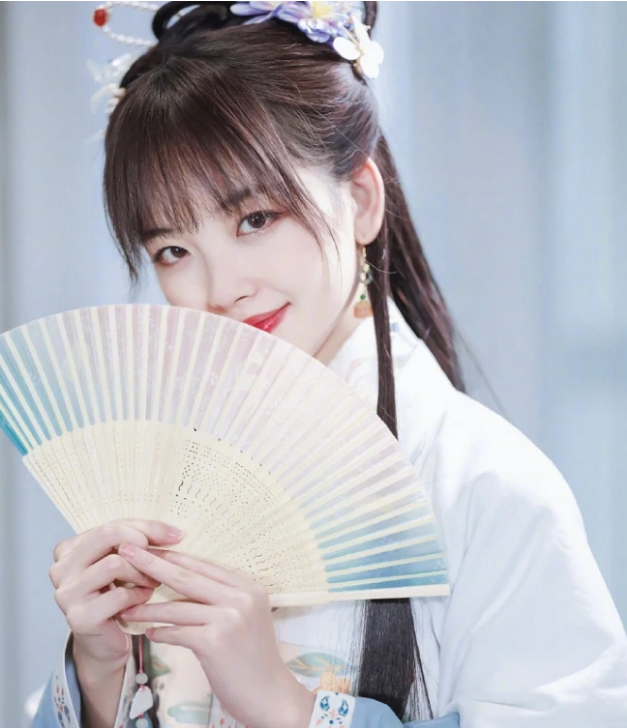
#> input picture matplotlibcolor/bingbing.png, 627 x 728 px
$ jupyter execute extract_feature_colors.ipynb
#> lines starting #> are read from the running program, lines starting #| are printed output that depends on the picture
[cell 1]
import matplotlib.pyplot as plt
from matplotlib.colors import ListedColormap
import numpy as np
from PIL import Image

[cell 2]
class extract_feature_colors:
    """
    提取图片的特征颜色，包括构建颜色映射和绘制颜色映射。
    """
    def __init__(self,img_path,num_colors=25):
        """
        初始化函数。

        参数：
        - img_path: str 图片路径
        - num_colors: int 需要提取的特征颜色数量，默认值为 25
        """
        self.imgpath=img_path
        self.numcolors=num_colors

    def RGB_to_Hex(self,rgb):
        """
        将 RGB 格式的颜色转换为十六进制格式。

        参数：
        - rgb: tuple 包含三个整数的 RGB 颜色元组

        返回值：
        - color: str 十六进制格式的颜色代码
        """
        color = '#'
        for i in rgb:
            num = int(i)
            color += str(hex(num))[-2:].replace('x', '0').upper()
        return color

    def draw_cm(self,savefig=True,cmname="colormap.png"):
        """
        绘制颜色映射，并将结果保存到 colormap.png 文件中。

        参数：
        - savefig: bool 是否保存图像，True 表示保存，False 表示不保存，默认值为 True
        - cmname: str 保存的图像名称，仅在 savefig 为 True 时生效，默认值为 "colormap.png"
        """
        fig,axes=plt.subplots(figsize=(1*self.numcolors,2))
        axes.imshow([np.arange(len(self.colormap()))],cmap=ListedColormap(self.colormap()),aspect="auto")
        axes.set_xticks(np.arange(len(self.colormap())),self.colormap())
        axes.set_yticks([])
        axes.grid(False)
        axes.spines["top"].set_visible(False)
        axes.spines["bottom"].set_visible(False)
        axes.spines["left"].set_visible(False)
        axes.spines["right"].set_visible(False)
        axes.tick_params(axis='both',which='both',length=0)
        if savefig== True:
            fig.savefig(cmname,dpi=600)

    def rgb_sort(self,x):
        """
        对颜色排序，将十六进制数转换为整数进行排序。

        参数：
        - x: str 十六进制格式的颜色代码

        返回值：
        - int(x[1:], 16): int 十六进制数转换后的整数
        """
        return int(x[1:], 16)

    def colormap(self):
        """
        构建颜色映射。

        返回值：
        - colormap: list 包含 num_colors 种颜色代码的字符串列表，按顺序排列（从深到浅）
        """
        image = Image.open(self.imgpath)
#> image is the input picture: PIL image 627x728 RGB; mean R, G, B 183.5, 183.9, 191.2
        small_image = image
        result = small_image.convert('P', palette=Image.Palette.ADAPTIVE, colors=self.numcolors)   # image with 5 dominating colors
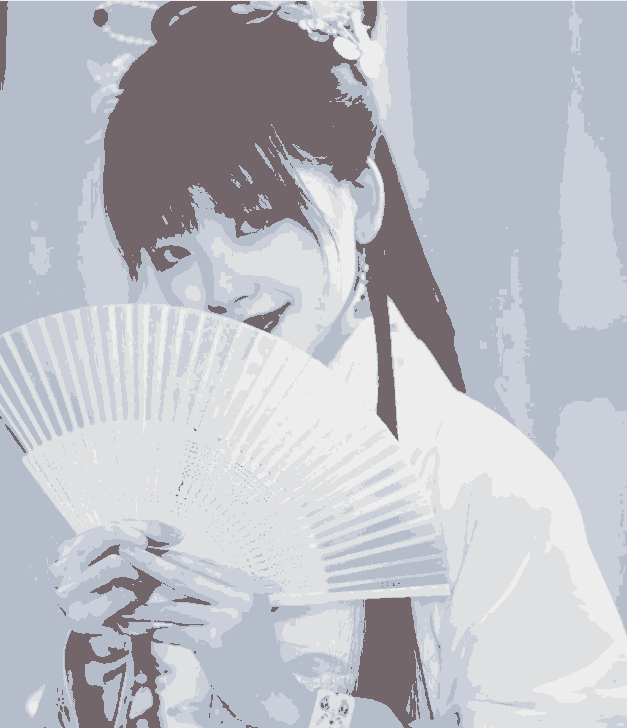
#> result: PIL image 627x728 P; mean R, G, B 188.3, 190.3, 198.2
        result = result.convert('RGB')
        main_colors = result.getcolors()
#> main_colors = [(45809, (237, 237, 237)), (76644, (202, 207, 217)), (161284, (181, 189, 203)), (98724, (222, 224, 226)), (73995, (115, 102, 107))]
        colormap=[]
        for i in range(len(main_colors)):
            colormap.append(self.RGB_to_Hex(main_colors[i][1]))
#> this loop made 5 passes
#> after the loop, colormap = ['#EDEDED', '#CACFD9', '#B5BDCB', '#DEE0E2', '#73666B']

        colormap=sorted(colormap,key=self.rgb_sort)
#> colormap = ['#73666B', '#B5BDCB', '#CACFD9', '#DEE0E2', '#EDEDED']
        colormap.reverse()
        return colormap

[cell 3]
extract_feature_colors("bingbing.png",5).draw_cm()
#> the loop in colormap (call 2), `for i in range(len(main_colors)):` made 5 passes
#> in draw_cm, `fig.savefig(cmname,dpi=600)`:
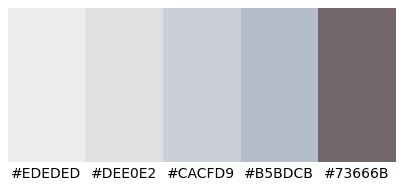
#> figure drawn by matplotlib, 1 panel
